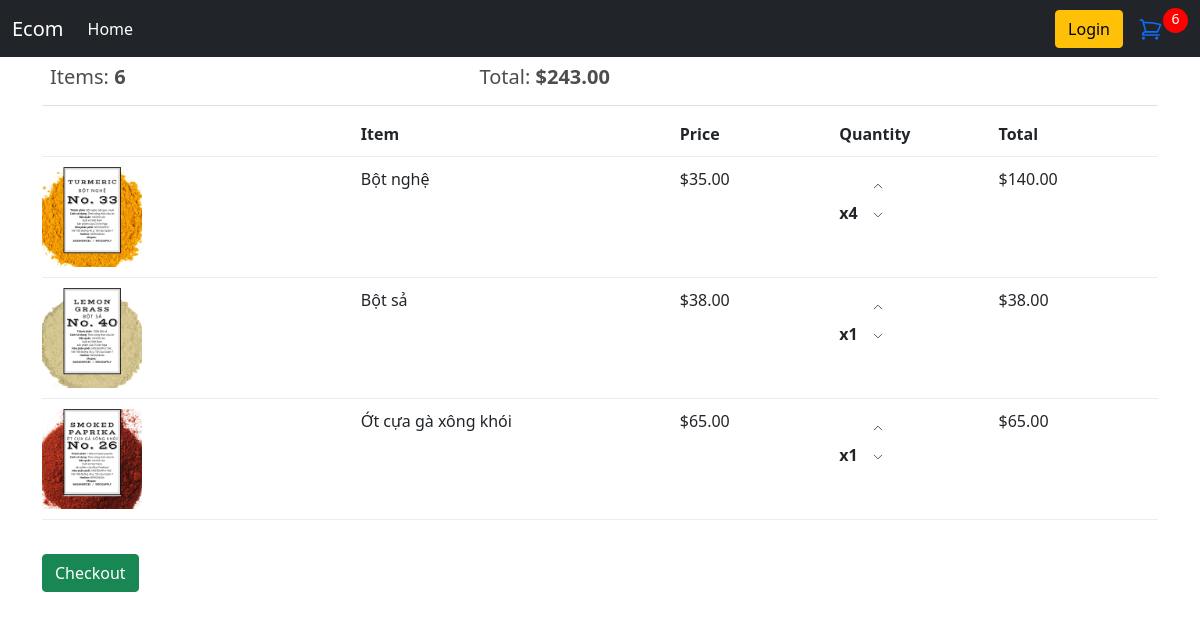
The page /cart/ (signed in) on the database its author committed.
### store/models.py (models this page shows, shortened)
class Order(models.Model):
    customer = models.ForeignKey(Customer, on_delete=models.SET_NULL, blank=True, null=True)
    date_ordered = models.DateTimeField(auto_now_add=True)
    complete = models.BooleanField(default=False, null=True, blank=False)
    transaction_id = models.CharField(max_length=200, null=True)
    @property
    def get_cart_total(self):
        orderitems = self.orderitem_set.all()
        total = sum([item.get_total for item in orderitems])
        return total
    @property
    def get_cart_items(self):
        orderitems = self.orderitem_set.all()
        total = sum([item.quantity for item in orderitems])
        return total

class OrderItem(models.Model):
    product = models.ForeignKey(Products, on_delete=models.SET_NULL, null=True)
    order = models.ForeignKey(Order, on_delete=models.SET_NULL, null=True)
    quantity = models.IntegerField(default=0, null=True, blank=True)
    date_added = models.DateTimeField(auto_now_add=True)
    @property
    def get_total(self):
        total = self.product.price * self.quantity
        return total

class Products(models.Model):
    name = models.CharField(max_length=200, null=True)
    description = models.TextField()
    price = models.DecimalField(max_digits=7, decimal_places=2)
    image = models.ImageField(null=True, blank=True)
    quantity = models.PositiveIntegerField(default=0)
    @property
    def imageURL(self):
        try:
            url = self.image.url
        except:
            url = ''
        return url

### store/views.py (the view)
# urls.py: path('cart/', views.cart, name="cart"),
def cart(request):
    data = cartData(request)
    cartItems = data['cartItems']
    order = data['order']
    items = data['items']
    context = {'items': items, 'order': order, 'cartItems': cartItems}
    return render(request, 'cart.html', context)

### store/utils.py (called while the page is built)
def cartData(request):
    if request.user.is_authenticated:
        customer = request.user.customer
        order, created = Order.objects.get_or_create(
            customer=customer, complete=False)
        items = order.orderitem_set.all()
        cartItems = order.get_cart_items
    else:
        cookieData = cookieCart(request)
        cartItems = cookieData['cartItems']
        items = cookieData['items']
        order = cookieData['order']
    return {'cartItems' : cartItems, 'order' : order, 'items' : items}

### store/templates/cart.html
{% extends 'main.html' %}
{% load static %}
{% block content %}
<div class="container">
    <div class="row">
        <div class="col-lg-12">
            <table class="table">
                <tr>
                    <th><h5>Items: <strong>{{order.get_cart_items}}</strong></h5></th>
                    <th><h5>Total: <strong>${{order.get_cart_total}}</strong></h5></th>
                </tr>
            </table>
            <div class="box-element">
                <div class="cart-row">
                    <div style="flex:2"></div>
                    <div style="flex:2"><strong>Item</strong></div>
                    <div style="flex:1"><strong>Price</strong></div>
                    <div style="flex:1"><strong>Quantity</strong></div>
                    <div style="flex:1"><strong>Total</strong></div>
                </div>
                {% for item in items %}
                    <div class="cart-row">
                        <div style="flex:2"><img class="row-image" src="{{item.product.imageURL}}"></div>
                        <div style="flex:2">{{item.product.name}}</div>
                        <div style="flex:1">${{item.product.price|floatformat:2}}</div>
                        <div style="flex:1">
                            <p class="quantity">x{{item.quantity}}</p>
                            <div class="quantity">
                                <div data-action="add" data-product="{{item.product.id}}" class="chg-quantity update-cart black">
                                    <svg xmlns="http://www.w3.org/2000/svg" fill="none" viewBox="0 0 24 24" stroke-width="1.5" stroke="currentColor" class="w-6 h-6">
                                        <path stroke-linecap="round" stroke-linejoin="round" d="M4.5 15.75l7.5-7.5 7.5 7.5" />
                                      </svg>
                                </div>
                                <div data-action="remove" data-product="{{item.product.id}}" class="chg-quantity update-cart black">
                                    <svg xmlns="http://www.w3.org/2000/svg" fill="none" viewBox="0 0 24 24" stroke-width="1.5" stroke="currentColor" class="w-6 h-6">
                                        <path stroke-linecap="round" stroke-linejoin="round" d="M19.5 8.25l-7.5 7.5-7.5-7.5" />
                                      </svg>
                                </div>
                            </div>
                        </div>
                        <div style="flex:1">${{item.get_total}}</div>
                    </div>
                {% endfor %}
            <br>
            <div class="box-element">
                <a href="{% url 'checkout' %}">
                    <button type="button" class="btn btn-success">Checkout</button>
                </a>
            </div>
        </div>
    </div>
</div>
{% endblock content %}

### static/CSS/main.css (style rules this page uses)
body { --backgroundcolor: #d1cfe2; --textcolor: #9cadce; --highlighttextcolor: #8a8dba; --elementcolor: #7ec4cf; background-color: var(--backgroundcolor); position: relative; }
body { background-color: hsl(0, 0%, 98%); }
h1, h2, h3, h4, h5, h6 { color: hsl(0, 0%, 30%); }
.box-element { background-color: #fff; }
.col-lg-4, .col-lg-6, .col-lg-8, .col-lg-12 { margin-top: 10px; }
.btn { border-radius: 0; }
.row-image { width: 100px; }
.cart-row { display: flex; align-items: flex-stretch; padding-bottom: 10px; margin-bottom: 10px; border-bottom: 1px solid #ececec; }
.quantity { display: inline-block; font-weight: 700; padding-right: 10px; }
.chg-quantity { width: 12px; cursor: pointer; display: block; margin-top: 5px; transition: 0.1s; }

### rows shown on the page
Order: get_cart_items "6", get_cart_total "243.00"
OrderItem: product.imageURL (picture), product.name "Bột nghệ", product.price "35.00", quantity "4", get_total "140.00"
OrderItem: product.imageURL (picture), product.name "Bột sả", product.price "38.00", quantity "1", get_total "38.00"
OrderItem: product.imageURL (picture), product.name "Ớt cựa gà xông khói", product.price "65.00", quantity "1", get_total "65.00"

### other values the page prints
{{ cartItems }} "6"
